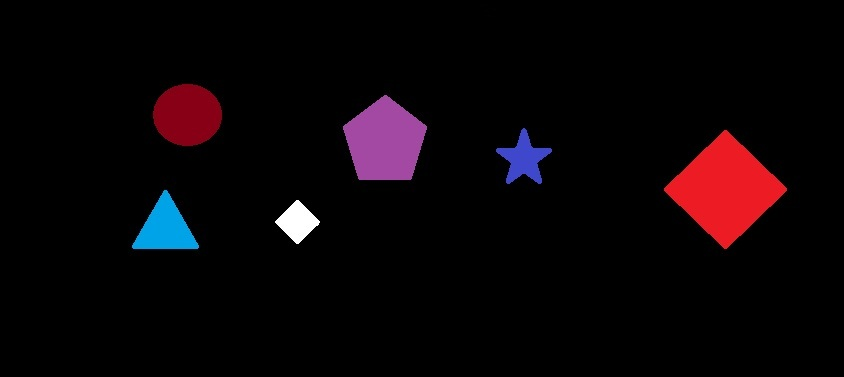
#> input picture 2019S/2019S-12-1image.jpg, 844 x 377 px, given in place of the camera
$ python 2019S-14-canny.py
#> lines starting #> are read from the running program, lines starting #| are printed output that depends on the picture; after the words box and inside, x2 and y2 are one past the last pixel; in counts of white or black regions, pixels touching at a corner belong together
# OpenCV program to perform Edge detection in real time
# import libraries of python OpenCV
# where its functionality resides
import cv2

# np is an alias pointing to numpy library
import numpy as np


# capture frames from a camera
cap = cv2.VideoCapture(0)


# loop runs if capturing has been initialized
while(1):

    # reads frames from a camera
    ret, frame = cap.read()
#> frame is the input picture: shape (377, 844, 3); mean B, G, R 7.1, 4.2, 10.9

    # converting BGR to HSV
    hsv = cv2.cvtColor(frame, cv2.COLOR_BGR2HSV)
#> hsv: shape (377, 844, 3); mean H, S, V 13, 22.4, 13.1

    # define range of red color in HSV
    lower_red = np.array([30,150,50])
    upper_red = np.array([255,255,180])

    # create a red HSV colour boundary and
    # threshold HSV image
    mask = cv2.inRange(hsv, lower_red, upper_red)
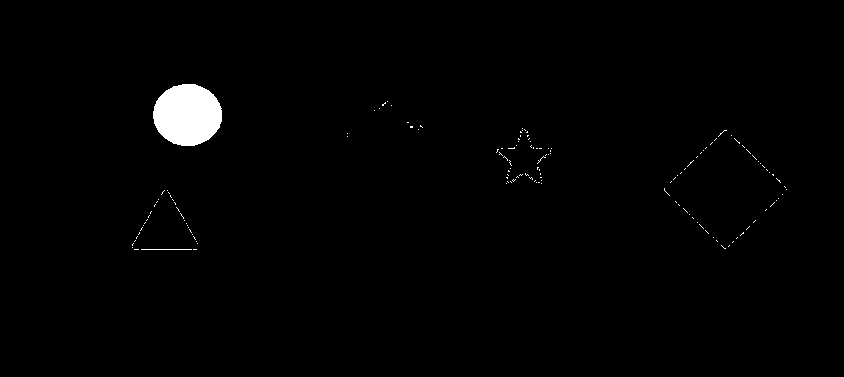
#> mask: shape (377, 844); 1.2% white; 146 white regions (144 under 20 px), largest, box (x1, y1, x2, y2) and area: (153, 84, 222, 146) 3359, (141, 249, 192, 250) 51

    # Bitwise-AND mask and original image
    res = cv2.bitwise_and(frame,frame, mask= mask)

    # Display an original image
    cv2.imshow('Original',frame)

    # finds edges in the input image image and
    # marks them in the output map edges
    edges = cv2.Canny(frame,100,200)
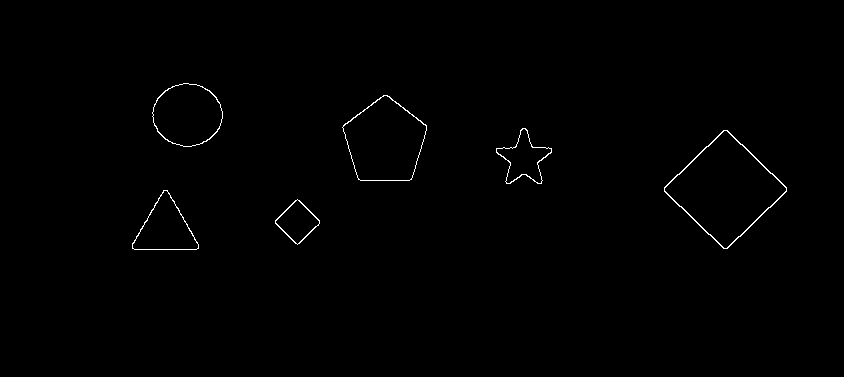
#> edges: shape (377, 844); 0.52% white in thin lines or dots, all inside (x1, y1, x2, y2) = (132, 83, 787, 250)

    # Display edges in a frame
    cv2.imshow('Edges',edges)

    # Wait for Esc key to stop
    k = cv2.waitKey(5) & 0xFF
#> (key Esc is pressed here)
    if k == 27:
        break


# Close the window
cap.release()

# De-allocate any associated memory usage
cv2.destroyAllWindows()

$ run again, on 2019S/2019S-13-3image.jpg
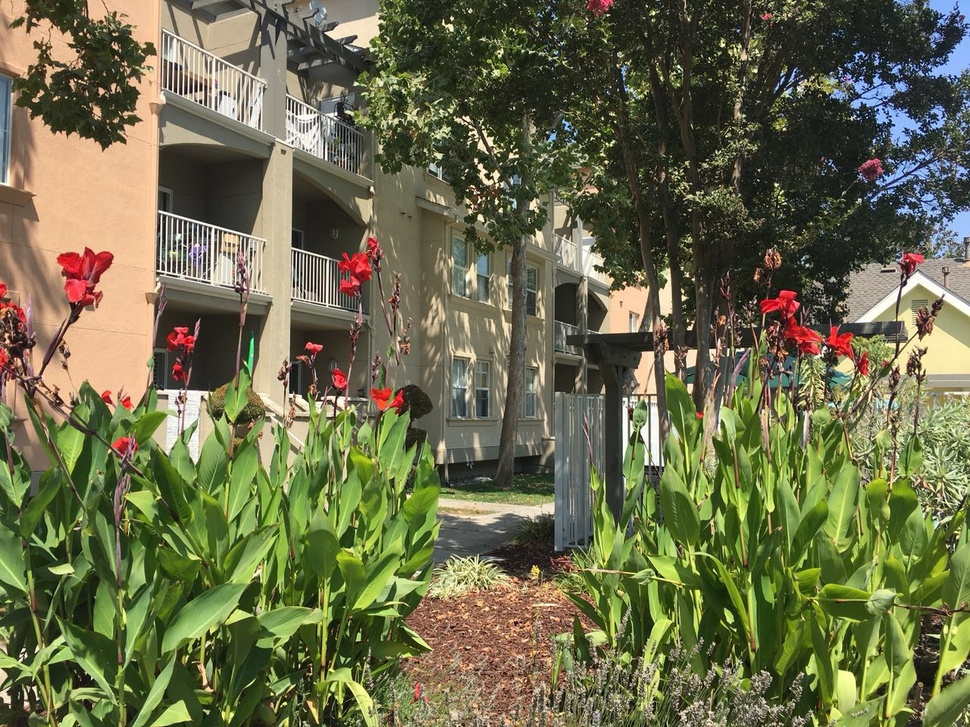
#> input picture 2019S/2019S-13-3image.jpg, 970 x 727 px, shrunk from 1280 x 960 before the run, given in place of the camera
#> frame is the input picture: shape (727, 970, 3); mean B, G, R 75.1, 108.4, 107.7
#> hsv: shape (727, 970, 3); mean H, S, V 36.8, 100.6, 117.3
#> `mask = cv2.inRange(hsv, lower_red, upper_red)`:
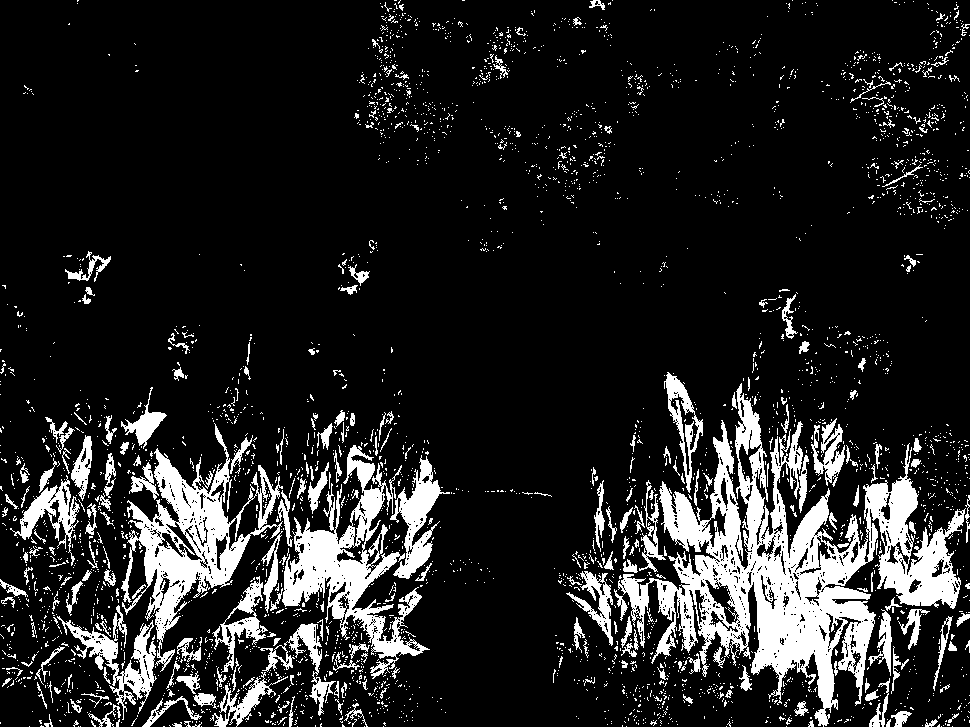
#> mask: shape (727, 970); 14.1% white; 3431 white regions (3173 under 20 px), largest, box (x1, y1, x2, y2) and area: (618, 383, 966, 727) 35600, (121, 423, 283, 672) 10715, (282, 445, 430, 679) 9744
#> `edges = cv2.Canny(frame,100,200)`:
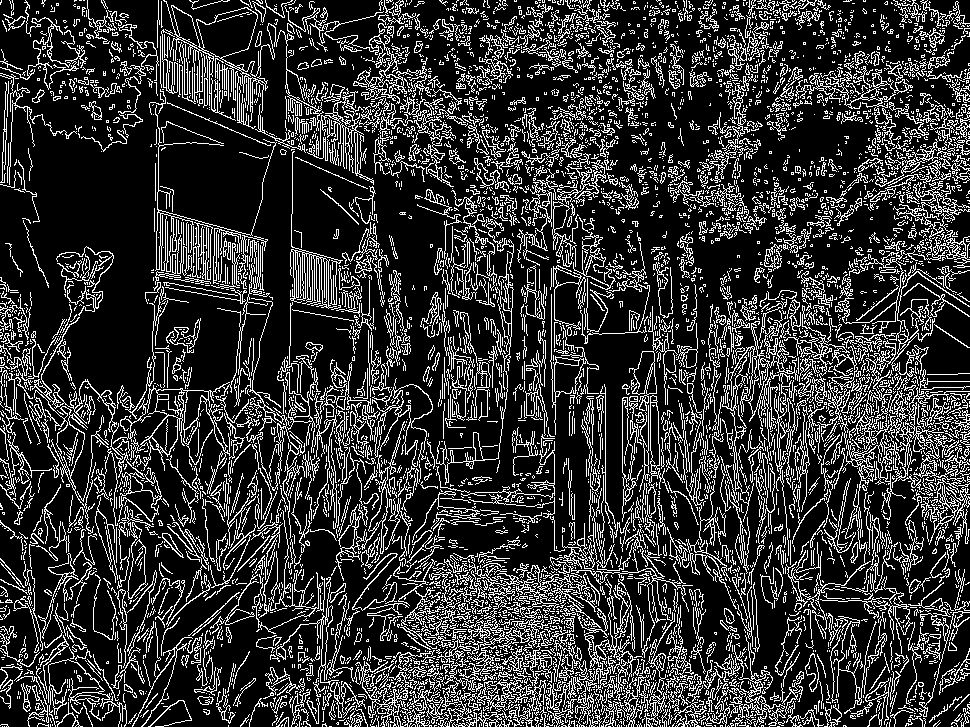
#> edges: shape (727, 970); 20.5% white in thin lines or dots
